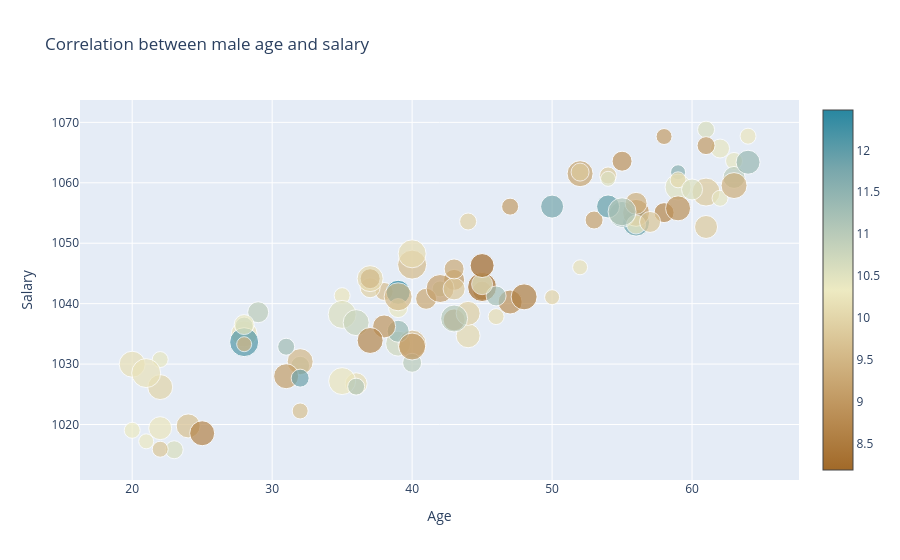

Here is the notebook cell this chart was saved with:
### Markdown cell above
### Adding a fourth dimension in 2D space

### Code cell
trace = go.Scatter(x = male_age,
                  y = male_salary,
                  mode = "markers",
                  marker = dict(size = male_debt,
                                color = male_tax,
                               colorscale = "Earth",
                               showscale = True))

data = [trace]

layout = {"title":"Correlation between male age and salary",
         "xaxis":{"title":"Age", "zeroline":False},
         "yaxis":{"title":"Salary", "zeroline":False}}

iplot({"data":data, "layout":layout})
